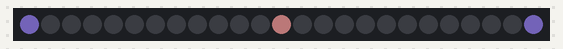
Bench run of a sketch on a simulated Arduino Uno, built with avr-gcc and run on an emulated ATmega328P. On the bench: 25 RGB LEDs in strip order, left to right. Dim RGB values are drawn brighter than linear.

Above: at 3.05 s.
At 7.61 s:
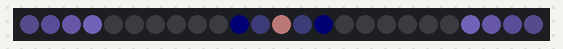
At 12.27 s:
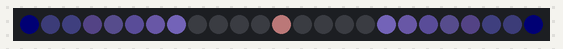
At 21.5 s:
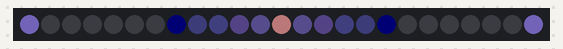
At 30.52 s:
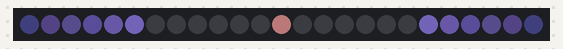
At 39.85 s:
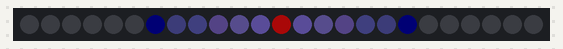

The sketch:

warpcore.ino
```cpp
#include <FastLED.h>

FASTLED_USING_NAMESPACE

//Simulates the light pattern of the ST:TNG warp core along the length of a string of lights
//NUM_LEDS can be either even or odd, though odd is preferred.
//Adjust BRIGHTNESS, FRAME_DELAY and FADE_FACTOR for higher density strings like 144/m
//
#if defined(FASTLED_VERSION) && (FASTLED_VERSION < 3001000)
#warning "Requires FastLED 3.1 or later; check github for latest code."
#endif

#define DATA_PIN    3
//#define CLK_PIN   4
#define LED_TYPE    NEOPIXEL
#define COLOR_ORDER GRB
#define NUM_LEDS    25
CRGB leds[NUM_LEDS];

#define BRIGHTNESS       75
//adjust these to the size of the string
//the "speed" of the core. smaller = faster
#define FRAME_DELAY      100
//fade amount. smaller = quicker fade
#define FADE_FACTOR      150

int gLaserPos;
uint8_t gRemainder;

void setup() {
  delay(3000); // 3 second delay for recovery
  gRemainder = NUM_LEDS%2;
  // tell FastLED about the LED strip configuration
  FastLED.addLeds<LED_TYPE,DATA_PIN>(leds, NUM_LEDS).setCorrection(TypicalLEDStrip);
  //FastLED.addLeds<LED_TYPE,DATA_PIN,CLK_PIN,COLOR_ORDER>(leds, NUM_LEDS).setCorrection(TypicalLEDStrip);

  // set master brightness control
  FastLED.setBrightness(BRIGHTNESS);


}

void fadeall() { for(int i = 0; i < NUM_LEDS; i++) { leds[i].nscale8(FADE_FACTOR); } }

void loop() {
  static uint8_t hue = 0;
  //do we have a even or odd number
  uint8_t halfway = NUM_LEDS /2;
  // First slide the led in one direction
  int8_t halfway_offset = 0;
  if (gRemainder == 0)
  {
    halfway_offset = 1;
  }

  for(int i = 0; i < halfway-halfway_offset; i++)
  {
    //do this every loop so that fadeall doesn't fade the centre

    leds[halfway] = CHSV(0,50,255);
    if(gRemainder == 0)
    {
      leds[halfway-1] = CHSV(0,50,255);
    }

    // Set the i'th led to pale teal
    leds[i] = CHSV(175, 75, 255);
    leds[NUM_LEDS - 1 - i] = CHSV(175, 75, 255);
    // Show the leds
    FastLED.show();
    // now that we've shown the leds, reset the i'th led to black
    // leds[i] = CRGB::Black;
    fadeall();
    // Wait a little bit before we loop around and do it again
    delay(FRAME_DELAY);


  }
  leds[halfway] = CHSV(0,200,255);
  if(gRemainder == 0)
  {
    leds[halfway-1] = CHSV(0,200,255);
  }
  FastLED.show();
  delay(FRAME_DELAY);
  fadeall();
  FastLED.show();
  delay(FRAME_DELAY);
  fadeall();
  FastLED.show();
}
```
